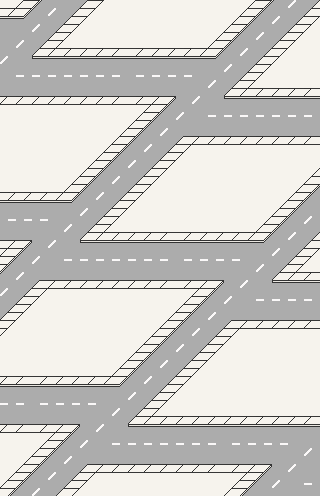

Tiled map render using the project's own tile images. Description and the whole map definition, tile-layer contents included, below:
An orthogonal 40x62 tile map with 8x8 px tiles, 1 tile layer (layer1).

<map version="1.0" orientation="orthogonal" renderorder="right-down" width="40" height="62" tilewidth="8" tileheight="8" nextobjectid="1">
 <tileset firstgid="1" name="road" tilewidth="8" tileheight="8" tilecount="1600" columns="40">
  <image source="mapchip.png" width="320" height="320" />
 </tileset>
 <layer name="layer1" width="40" height="62">
  <data encoding="csv">
44,44,81,2,85,86,5,5,5,5,1,2,82,44,44,44,44,44,44,44,44,44,44,44,44,44,44,44,44,44,44,81,2,85,86,5,7,5,5,1,
2,82,2,85,86,5,7,5,5,1,2,82,44,44,44,44,44,44,44,44,44,44,44,44,44,44,44,44,44,44,81,2,85,86,5,5,5,5,1,2,
4,4,4,86,5,5,5,5,1,2,82,44,44,44,44,44,44,44,44,44,44,44,44,44,44,44,44,44,44,81,2,85,86,5,7,5,5,1,2,82,
5,5,5,5,7,5,5,1,2,82,44,44,44,44,44,44,44,44,44,44,44,44,44,44,44,44,44,44,81,2,85,86,5,5,5,5,1,2,82,44,
5,5,5,5,5,5,1,2,82,44,44,44,44,44,44,44,44,44,44,44,44,44,44,44,44,44,44,81,2,85,86,5,7,5,5,1,2,82,44,44,
5,5,7,5,5,1,2,82,44,44,44,44,44,44,44,44,44,44,44,44,44,44,44,44,44,44,81,2,85,86,5,5,5,5,1,2,82,44,44,44,
5,5,5,5,1,2,82,2,82,2,82,2,82,2,82,2,2,82,2,82,2,82,2,82,2,82,2,85,86,5,7,5,5,1,2,82,44,44,44,44,
7,5,5,5,45,4,4,4,4,4,4,4,4,4,4,4,4,4,4,4,4,4,4,4,4,4,4,86,5,5,5,5,1,2,82,44,44,44,44,44,
5,5,5,5,5,5,5,5,5,5,5,5,5,5,5,5,5,5,5,5,5,5,5,5,5,5,5,5,7,5,5,1,2,82,44,44,44,44,44,44,
5,5,6,5,6,5,6,5,6,5,6,5,6,5,6,5,5,6,5,6,5,6,5,6,5,5,5,5,5,5,1,2,82,44,44,44,44,44,44,44,
5,5,5,5,5,5,5,5,5,5,5,5,5,5,5,5,5,5,5,5,5,5,5,5,5,5,7,5,5,1,2,82,44,44,44,44,44,44,44,44,
5,5,5,5,5,5,5,5,5,5,5,5,5,5,5,5,5,5,5,5,5,5,5,5,5,5,5,5,1,2,82,2,82,2,82,2,82,2,82,2,
82,2,82,2,82,2,82,2,82,2,82,2,82,2,82,2,2,82,2,82,2,84,5,5,7,5,5,5,45,4,4,4,4,4,4,4,4,4,4,4,
2,2,2,2,2,2,2,2,2,2,2,2,2,2,2,2,2,2,82,2,85,86,5,5,5,5,5,5,5,5,5,5,5,5,5,5,5,5,5,5,
44,44,44,44,44,44,44,44,44,44,44,44,44,44,44,44,44,81,2,85,86,5,7,5,5,5,6,5,6,5,6,5,6,5,6,5,6,5,6,5,
44,44,44,44,44,44,44,44,44,44,44,44,44,44,44,44,81,2,85,86,5,5,5,5,5,5,5,5,5,5,5,5,5,5,5,5,5,5,5,5,
44,44,44,44,44,44,44,44,44,44,44,44,44,44,44,81,2,85,86,5,7,5,5,5,5,5,5,5,5,5,5,5,5,5,5,5,5,5,5,5,
44,44,44,44,44,44,44,44,44,44,44,44,44,44,81,2,85,86,5,5,5,5,1,2,82,2,82,2,82,2,82,2,82,2,82,2,82,2,82,2,
44,44,44,44,44,44,44,44,44,44,44,44,44,81,2,85,86,5,7,5,5,1,2,82,2,2,2,2,2,2,2,2,2,2,2,2,2,2,2,2,
44,44,44,44,44,44,44,44,44,44,44,44,81,2,85,86,5,5,5,5,1,2,82,44,44,44,44,44,44,44,44,44,44,44,44,44,44,44,44,44,
44,44,44,44,44,44,44,44,44,44,44,81,2,85,86,5,7,5,5,1,2,82,44,44,44,44,44,44,44,44,44,44,44,44,44,44,44,44,44,44,
44,44,44,44,44,44,44,44,44,44,81,2,85,86,5,5,5,5,1,2,82,44,44,44,44,44,44,44,44,44,44,44,44,44,44,44,44,44,44,81,
44,44,44,44,44,44,44,44,44,81,2,85,86,5,7,5,5,1,2,82,44,44,44,44,44,44,44,44,44,44,44,44,44,44,44,44,44,44,81,2,
44,44,44,44,44,44,44,44,81,2,85,86,5,5,5,5,1,2,82,44,44,44,44,44,44,44,44,44,44,44,44,44,44,44,44,44,44,81,2,85,
2,82,2,82,2,82,2,82,2,85,86,5,7,5,5,1,2,82,44,44,44,44,44,44,44,44,44,44,44,44,44,44,44,44,44,44,81,2,85,86,
4,4,4,4,4,4,4,4,4,86,5,5,5,5,1,2,82,44,44,44,44,44,44,44,44,44,44,44,44,44,44,44,44,44,44,81,2,85,86,5,
5,5,5,5,5,5,5,5,5,5,7,5,5,1,2,82,44,44,44,44,44,44,44,44,44,44,44,44,44,44,44,44,44,44,81,2,85,86,5,5,
5,6,5,6,5,6,5,5,5,5,5,5,1,2,82,44,44,44,44,44,44,44,44,44,44,44,44,44,44,44,44,44,44,81,2,85,86,5,7,5,
5,5,5,5,5,5,5,5,7,5,5,1,2,82,44,44,44,44,44,44,44,44,44,44,44,44,44,44,44,44,44,44,81,2,85,86,5,5,5,5,
5,5,5,5,5,5,5,5,5,5,1,2,82,2,82,2,82,2,82,2,82,2,2,82,2,82,2,82,2,82,2,82,2,85,86,5,7,5,5,1,
2,82,2,84,5,5,7,5,5,5,45,4,4,4,4,4,4,4,4,4,4,4,4,4,4,4,4,4,4,4,4,4,4,86,5,5,5,5,1,2,
82,2,85,86,5,5,5,5,5,5,5,5,5,5,5,5,5,5,5,5,5,5,5,5,5,5,5,5,5,5,5,5,5,5,7,5,5,1,2,82,
2,85,86,5,7,5,5,5,6,5,6,5,6,5,6,5,6,5,6,5,6,5,5,6,5,6,5,6,5,6,5,5,5,5,5,5,1,2,82,44,
85,86,5,5,5,5,5,5,5,5,5,5,5,5,5,5,5,5,5,5,5,5,5,5,5,5,5,5,5,5,5,5,7,5,5,1,2,82,44,44,
86,5,7,5,5,5,5,5,5,5,5,5,5,5,5,5,5,5,5,5,5,5,5,5,5,5,5,5,5,5,5,5,5,5,1,2,82,2,82,2,
5,5,5,5,1,2,82,2,82,2,82,2,82,2,82,2,82,2,82,2,82,2,2,82,2,82,2,84,5,5,7,5,5,5,45,4,4,4,4,4,
7,5,5,1,2,82,2,2,2,2,2,2,2,2,2,2,2,2,2,2,2,2,2,2,82,2,85,86,5,5,5,5,5,5,5,5,5,5,5,5,
5,5,1,2,82,44,44,44,44,44,44,44,44,44,44,44,44,44,44,44,44,44,44,81,2,85,86,5,7,5,5,5,6,5,6,5,6,5,6,5,
5,1,2,82,44,44,44,44,44,44,44,44,44,44,44,44,44,44,44,44,44,44,81,2,85,86,5,5,5,5,5,5,5,5,5,5,5,5,5,5,
1,2,82,44,44,44,44,44,44,44,44,44,44,44,44,44,44,44,44,44,44,81,2,85,86,5,7,5,5,5,5,5,5,5,5,5,5,5,5,5,
2,82,44,44,44,44,44,44,44,44,44,44,44,44,44,44,44,44,44,44,81,2,85,86,5,5,5,5,1,2,82,2,82,2,82,2,82,2,82,2,
82,44,44,44,44,44,44,44,44,44,44,44,44,44,44,44,44,44,44,81,2,85,86,5,7,5,5,1,2,82,2,2,2,2,2,2,2,2,2,2,
44,44,44,44,44,44,44,44,44,44,44,44,44,44,44,44,44,44,81,2,85,86,5,5,5,5,1,2,82,44,44,44,44,44,44,44,44,44,44,44,
44,44,44,44,44,44,44,44,44,44,44,44,44,44,44,44,44,81,2,85,86,5,7,5,5,1,2,82,44,44,44,44,44,44,44,44,44,44,44,44,
44,44,44,44,44,44,44,44,44,44,44,44,44,44,44,44,81,2,85,86,5,5,5,5,1,2,82,44,44,44,44,44,44,44,44,44,44,44,44,44,
44,44,44,44,44,44,44,44,44,44,44,44,44,44,44,81,2,85,86,5,7,5,5,1,2,82,44,44,44,44,44,44,44,44,44,44,44,44,44,44,
44,44,44,44,44,44,44,44,44,44,44,44,44,44,81,2,85,86,5,5,5,5,1,2,82,44,44,44,44,44,44,44,44,44,44,44,44,44,44,44,
82,2,82,2,2,82,2,82,2,82,2,82,2,82,2,85,86,5,7,5,5,1,2,82,44,44,44,44,44,44,44,44,44,44,44,44,44,44,44,44,
4,4,4,4,4,4,4,4,4,4,4,4,4,4,4,86,5,5,5,5,1,2,82,44,44,44,44,44,44,44,44,44,44,44,44,44,44,44,44,44,
5,5,5,5,5,5,5,5,5,5,5,5,5,5,5,5,7,5,5,1,2,82,44,44,44,44,44,44,44,44,44,44,44,44,44,44,44,44,44,44,
6,5,6,5,5,6,5,6,5,6,5,6,5,5,5,5,5,5,1,2,82,44,44,44,44,44,44,44,44,44,44,44,44,44,44,44,44,44,44,44,
5,5,5,5,5,5,5,5,5,5,5,5,5,5,7,5,5,1,2,82,44,44,44,44,44,44,44,44,44,44,44,44,44,44,44,44,44,44,44,44,
5,5,5,5,5,5,5,5,5,5,5,5,5,5,5,5,1,2,82,2,82,2,82,2,82,2,82,2,82,2,82,2,82,2,82,2,82,2,82,2,
82,2,82,2,2,82,2,82,2,84,5,5,7,5,5,5,45,4,4,4,4,4,4,4,4,4,4,4,4,4,4,4,4,4,4,4,4,4,4,4,
2,2,2,2,2,2,82,2,85,86,5,5,5,5,5,5,5,5,5,5,5,5,5,5,5,5,5,5,5,5,5,5,5,5,5,5,5,5,5,5,
44,44,44,44,44,81,2,85,86,5,7,5,5,5,6,5,6,5,6,5,6,5,6,5,6,5,6,5,5,6,5,6,5,6,5,6,5,5,5,5,
44,44,44,44,81,2,85,86,5,5,5,5,5,5,5,5,5,5,5,5,5,5,5,5,5,5,5,5,5,5,5,5,5,5,5,5,5,5,7,5,
44,44,44,81,2,85,86,5,7,5,5,5,5,5,5,5,5,5,5,5,5,5,5,5,5,5,5,5,5,5,5,5,5,5,5,5,5,5,5,5,
44,44,81,2,85,86,5,5,5,5,1,2,82,2,82,2,82,2,82,2,82,2,82,2,82,2,82,2,2,82,2,82,2,84,5,5,7,5,5,5,
44,81,2,85,86,5,7,5,5,1,2,82,2,2,2,2,2,2,2,2,2,2,2,2,2,2,2,2,2,2,82,2,85,86,5,5,5,5,5,5,
81,2,85,86,5,5,5,5,1,2,82,44,44,44,44,44,44,44,44,44,44,44,44,44,44,44,44,44,44,81,2,85,86,5,7,5,5,5,6,5,
2,85,86,5,7,5,5,1,2,82,44,44,44,44,44,44,44,44,44,44,44,44,44,44,44,44,44,44,81,2,85,86,5,5,5,5,5,5,5,5
</data>
 </layer>
</map>